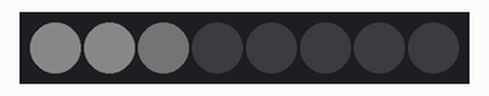
The program below on a simulated Raspberry Pi (BCM pin numbers) with a Blinkt!. On the bench: 8 RGB LEDs in strip order, left to right. Dim RGB values are drawn brighter than linear; system figures (address, load, memory, disk, uptime) are fixed made-up values.

Above: at 0.1 s.
At 1.2 s:
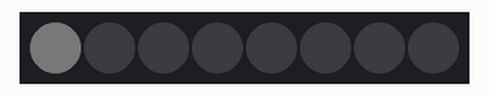
Timing chart, 0 to 40.0 s (numbered marks = the images above):
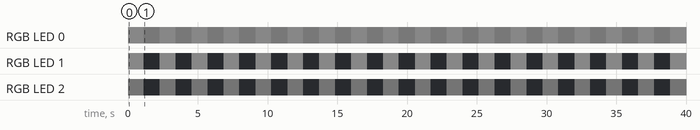

The program:

load.py
```python
#!/usr/bin/env python

import time
import psutil
import blinkt
import os
from config import get_config
from show_graph import show_graph

ConfigMem = get_config('BLINKT_MEM')
ConfigCpu = get_config('BLINKT_CPU')

blinkt.set_clear_on_exit()

mode_cycle_cound = int(os.getenv('BLINKT_MODE_CYCLE_COUNT', 100))+1

while True:
    blinkt.set_brightness(ConfigMem.brightness)
    for i in range(1, mode_cycle_cound):
        mem = psutil.virtual_memory().percent / 100.0
        show_graph(mem, ConfigMem.r, ConfigMem.g, ConfigMem.b)
        time.sleep(0.01)

    blinkt.set_brightness(ConfigCpu.brightness)
    for i in range(1, mode_cycle_cound):
        cpu = psutil.cpu_percent(interval=ConfigCpu.interval) / 100.0
        show_graph(cpu, ConfigCpu.r, ConfigCpu.g, ConfigCpu.b)
        time.sleep(0.01)
```

config.py
```python
import os
import blinkt
from collections import namedtuple

Config = namedtuple('Config', 'r g b brightness interval')

def get_config(prefix="BLINKT"):
    n = float(os.getenv(prefix+"_INIT_LED", blinkt.NUM_PIXELS))
    r = int(os.getenv(prefix+"_RGBHEX_R", "255"))
    g = int(os.getenv(prefix+"_RGBHEX_G", "255"))
    b = int(os.getenv(prefix+"_RGBHEX_B", "255"))

    for c in [r, g, b]:
        if c < 0 or c > 255:
            exit('RGB values must be between 0 and 255')

    brightness = float(os.getenv(prefix+"_BRIGHTNESS", "0.05"))
    if brightness < 0 or brightness > 1:
        exit('Brightness must be float between 0 and 1. Lowest is 0.05')

    interval = float(os.getenv(prefix+"_INTERVAL", "0.0"))
    if interval < 0 or interval > 1:
        exit('Interval must be float greater than 0 and less than 1')

    return Config(r, g, b, brightness, interval)
```

show_graph.py
```python
import blinkt

def show_graph(v, r, g, b):
    v *= blinkt.NUM_PIXELS
    for x in range(blinkt.NUM_PIXELS):
        if v < 0:
            r, g, b = 0, 0, 0
        else:
            r, g, b = [int(min(v, 1.0) * c) for c in [r, g, b]]
        blinkt.set_pixel(x, r, g, b)
        v -= 1

    blinkt.show()
```

Measured:
- by itself, RGB LED 0: alternates RGB(9, 9, 9) for 1.1 s and RGB(2, 2, 2) for 1.2 s
- by itself, RGB LED 1: alternates RGB(9, 9, 9) for 1.1 s and off for 1.2 s
- by itself, RGB LED 2: alternates RGB(1, 1, 1) for 1.1 s and off for 1.2 s
